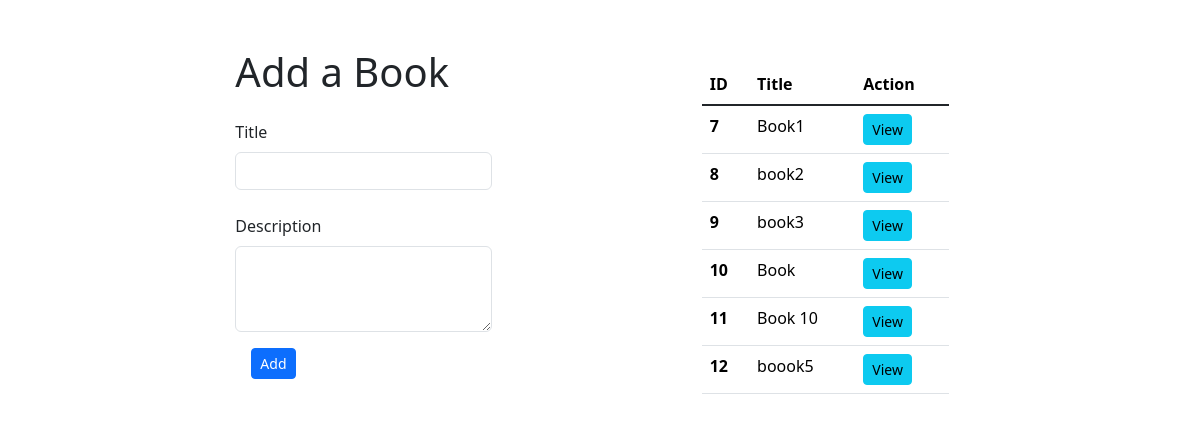
The app's page /, older data.
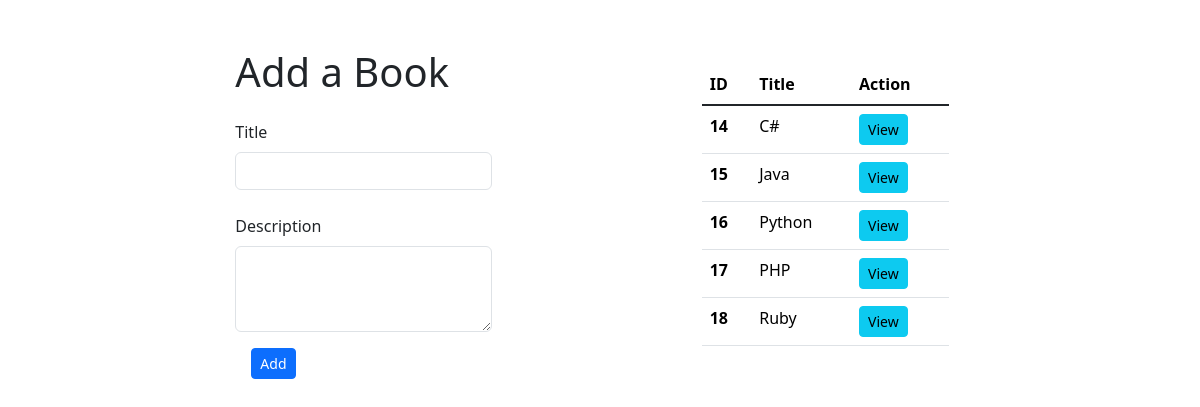
The same page, newer data.
### books_authors_app/models.py (models this page shows, shortened)
class Book(models.Model):
  title = models.CharField(max_length=225)
  desc = models.TextField()
  created_at = models.DateTimeField(auto_now_add=True)
  updated_at = models.DateTimeField(auto_now=True)

### books_authors_app/views.py (the view)
# urls.py: path('', views.index_book),
def index_book(request):
  context={
    'books':all_books(),
  }
  return render(request,'books.html',context)

### books_authors_app/models.py (called while the page is built)
def all_books():
  return Book.objects.all()

### books_authors_app/templates/books.html (shortened to what this page needs)
<!DOCTYPE html>
<html lang="en">
<head>
  {% load static %}
  <link href="https://cdn.jsdelivr.net/npm/bootstrap@5.3.3/dist/css/bootstrap.min.css" rel="stylesheet"
>
</head>
<body>
  <div class="container my-5 ">
    <div class="d-flex justify-content-evenly">
      <div>
        <h1 class="mb-4">Add a Book</h1>
          <form action="/register_book_form" method="post">
            <div class="mb-4">
          <label for="title" class="form-label">Title</label>
          <input type="text" class="form-control" id="title" name="title">
        </div>
        <div class="mb-3">
          <label for="desc" class="form-label">Description</label>
          <textarea class="form-control" id="desc" rows="3" name="desc"></textarea>
          <button type="submit" class="btn btn-primary btn-sm m-3">Add</button>
        </form>
        </div>
      </div>
      <div class="w-25 p-3 h-auto d-inline-block">
        <table class="table">
          <thead>
            <tr>
              <th scope="col">ID</th>
              <th scope="col">Title</th>
              <th scope="col">Action</th>
            </tr>
          </thead>
          <tbody class="table-group-divider">
            {% for book in books%}
            <tr>
              <th scope="row">{{book.id}}</th>
              <td>{{book.title}}</td>
              <td>
                <form action="/books/{{book.id}}" method="post">
                  <button type="submit" class="btn btn-info btn-sm">View</button></form>
            </td>
            </tr>
            {% endfor %}
          </tbody>
        </table>
      </div>
    </div>
</body>
</html>

Row changes from the older to the newer data that the page shows:
removed Book: id "7", title "Book1"
removed Book: id "8", title "book2"
removed Book: id "9", title "book3"
removed Book: id "10", title "Book"
removed Book: id "11", title "Book 10"
removed Book: id "12", title "boook5"
added Book: id "14", title "C#"
added Book: id "15", title "Java"
added Book: id "16", title "Python"
added Book: id "17", title "PHP"
added Book: id "18", title "Ruby"
